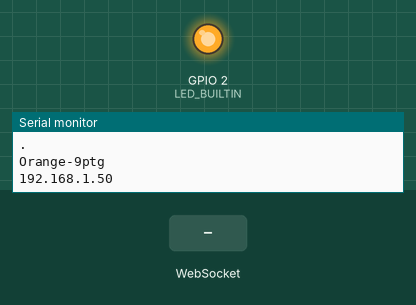
Recording of a sketch running on a simulated ESP8266 (NodeMCU). On the bench: output pins drawn as LEDs (lit = HIGH, except the on-board LED, lit = LOW), the last lines printed to the serial monitor. Inputs (shaded band) come from the test bench. WiFi joins after 1.5 s; servers stay silent unless stated.

Above: at 2.7 s.
2.8 s: WebSocket text "5" received
At 3.1 s:
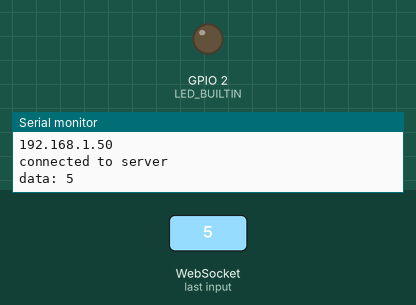
4.3 s: WebSocket text "200" received
At 5.4 s:
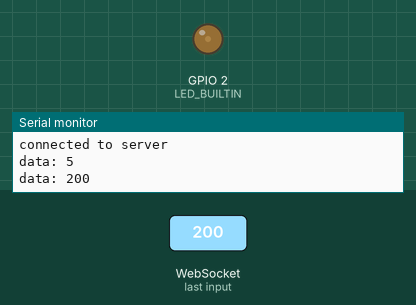
Timing chart, 0 to 7.3 s (numbered marks = the images above; inputs shaded):
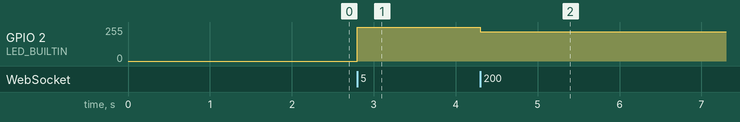

The sketch:

NodeMCU_client.ino
```cpp
#include <ESP8266WiFi.h>
#include <WebSocketsClient.h>

WebSocketsClient wsc;

const char *ssid = "Orange-9ptg";
const char *pass = "75934821Aa";

#define SERVER  "192.168.1.2"
#define PORT    3000
#define URL     "/"

void websocketEvent(WStype_t type, uint8_t *data, size_t length){
  switch(type){
    case(WStype_CONNECTED):
      Serial.printf("connected to server\n");
      wsc.sendTXT("Hello sever, I'm NodeMCU");
      break;
    case WStype_DISCONNECTED:
      Serial.printf("Disconnected!\n");
      break;
    case(WStype_TEXT):
      // if data == "on"
      String inString = (char*)data;
      int value = inString.toInt();
      value = map(value, 0, 255, 1023, 0);
      analogWrite(LED_BUILTIN,value);
      Serial.printf("data: %s\n",data);
      break;
  }
}

void setup(){
  pinMode(LED_BUILTIN, OUTPUT);
  Serial.begin(115200);

  WiFi.begin(ssid, pass);

  while(WiFi.status() != WL_CONNECTED){
    Serial.println(".");
    delay(500);
  }

  Serial.println(WiFi.SSID());
  Serial.println(WiFi.localIP());

  wsc.begin(SERVER, PORT, URL);
  wsc.onEvent(websocketEvent);
  // try ever 1000 again if connection has failed
  wsc.setReconnectInterval(1000);
}

void loop(){
  wsc.loop();
}
```

Measured:
- after the input at 2.8 s, GPIO 2 (LED_BUILTIN): 0/255 → 255/255 at once
- after the input at 4.3 s, GPIO 2 (LED_BUILTIN): 255/255 → 221/255 at once
